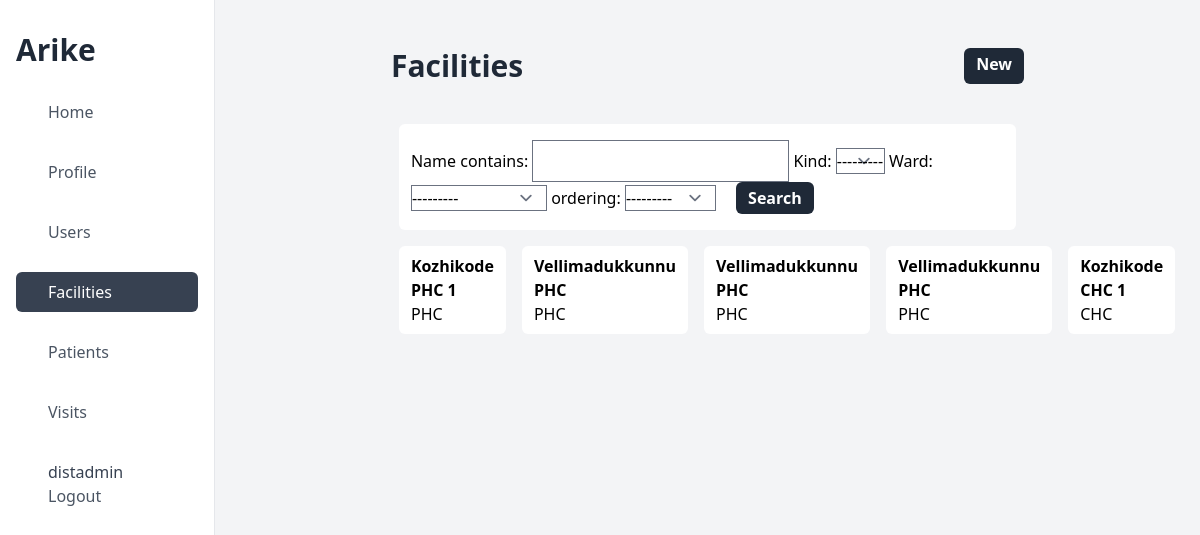
The page /list/facility (signed in) on the database its author committed.
### apps/models.py (models this page shows, shortened)
class CustomUser(AbstractUser):
    full_name = models.CharField(max_length=150, blank=True)
    role = models.CharField(choices=USER_ROLES, max_length=20, blank=False)
    phone = models.CharField(max_length=14, validators=[phone_number_regex])
    is_verified = models.BooleanField(default=False)
    district = models.ForeignKey(
        District, on_delete=models.PROTECT, blank=True, null=True
    )
    facility = models.ForeignKey(
        Facility, on_delete=models.PROTECT, blank=True, null=True
    )
    schedule_alert_time = models.DateTimeField(null=True)
    created_at = models.DateTimeField(auto_now_add=True)
    updated_at = models.DateTimeField(auto_now=True)
    deleted = models.BooleanField(default=False)

class Facility(models.Model):
    kind = models.CharField(max_length=10, choices=FACILITY_KIND)
    name = models.CharField(max_length=35)
    address = models.TextField(default="")
    pincode = models.CharField(max_length=6)
    phone = models.CharField(max_length=14, validators=[phone_number_regex])
    ward = models.ForeignKey(Ward, on_delete=models.PROTECT)
    created_at = models.DateTimeField(auto_now_add=True)
    updated_at = models.DateTimeField(auto_now=True)
    deleted = models.BooleanField(default=False)

### apps/views.py (the view)
# urls.py: path("list/facility", FacilityListView.as_view()),
class FacilityListView(LoginRequiredMixin, UserPermissionMixin, FilterView):
    permission_required = "District Admin"
    template_name = "Facility/list.html"
    context_object_name = "facilities"
    filterset_class = FacilityFilter
    def get_queryset(self):
        facilities = Facility.objects.filter(deleted=False)
        return facilities

### apps/Mixin.py (called while the page is built)
    def has_permission(self):
        perms = self.get_permission_required()
        if self.request.user.role in perms:
            return True
        else:
            return False

### apps/models.py (called while the page is built)
    def __str__(self):
        return self.name

### templates/Facility/list.html
{% extends "base_dashboard.html" %}
{% block content %}
    <div class="flex justify-between  my-8">
        <h1 class="text-3xl font-bold text-gray-800">Facilities</h1>
        <a class="bg-gray-800 text-white font-bold text-1xl px-3 py-1 rounded-md text-center" href="/create/facility">New</a>
    </div>
    <form class="px-3 py-4 bg-white m-2 rounded-md "method="get">
        {{ filter.form }}
        <button class="bg-gray-800 text-white font-bold text-1xl px-3 py-1 rounded-md text-center mx-4" type="submit">Search</button>
    </form>
    <div id="list_of_users" class="flex wrap">
        {% for facility in facilities %}
            <a class="px-3 py-2 bg-white m-2 rounded-md" href="/detail/facility/{{ facility.id }}">
                <p class="font-semibold">{{ facility.name }}</p>
                <p>{{ facility.kind }}</p>
            </a>
        {% endfor %}
    </div>
{% endblock content %}

### templates/base_dashboard.html (shortened to what this page needs)
{% load static tailwind_tags %}
<!DOCTYPE html>
<html lang="en">
<head>
    {% tailwind_css %}
    <script src="https://cdn.tailwindcss.com"></script>
</head>
<body>
    <div class="flex">
        <div class="flex flex-col w-64 h-screen px-4 py-8 overflow-y-auto border-r">
        <h2 class="text-3xl font-semibold text-left text-gray-800">Arike</h2>
        <div class="flex flex-col justify-between mt-6">
            <aside>
            <ul>
                <li>
                <a class="flex items-center px-4 py-2 text-gray-600 rounded-md  hover:bg-gray-200 {% if request.path == '/' %} text-white bg-gray-700 {% endif %}" href="/">
                    <span class="mx-4 font-medium">Home</span>
                </a>
                </li>
                <li>
                    <a class="flex items-center px-4 py-2 mt-5 text-gray-600 rounded-md hover:bg-gray-200 {% if '/detail/user/' in request.path %} text-white bg-gray-700 {% endif %}" href="/detail/user/{{ request.user.id }}">
                        <span class="mx-4 font-medium">Profile </span>
                    </a>
                </li>
                {% if request.user.role == "District Admin" %}
                <li>
                <a class="flex items-center px-4 py-2 mt-5 text-gray-600 rounded-md hover:bg-gray-200 {% if '/list/users' in request.path %} text-white bg-gray-700 {% endif %}" href="/list/users">
                    <span class="mx-4 font-medium">Users</span>
                </a>
                </li>
                {% endif %}
                {% if request.user.role == "District Admin" %}
                <li>
                    <a class="flex items-center px-4 py-2 mt-5 text-gray-600 rounded-md hover:bg-gray-200 {% if '/list/facility' in request.path %} text-white bg-gray-700 {% endif %}" href="/list/facility">
                        <span class="mx-4 font-medium">Facilities </span>
                    </a>
                </li>
                {% endif %}
                <li>
                    <a class="flex items-center px-4 py-2 mt-5 text-gray-600 rounded-md hover:bg-gray-200 {% if '/list/patient' in request.path %} text-white bg-gray-700 {% endif %}" href="/list/patient">
                        <span class="mx-4 font-medium">Patients </span>
                    </a>
                </li>
                <li>
                    <a class="flex items-center px-4 py-2 mt-5 text-gray-600 rounded-md hover:bg-gray-200 {% if '/list/visitschedule' in request.path %} text-white bg-gray-700 {% endif %}" href="/list/visitschedule">
                        <span class="mx-4 font-medium">Visits </span>
                    </a>
                </li>
                <li>
                    <a class="flex flex-col items-start px-4 py-2 mt-5 text-gray-600 rounded-md hover:bg-gray-200" href="/logout">
                        <span class="mx-4 text-gray-700 font-medium">{{ request.user }}</span>
                        <span class="mx-4 font-medium">Logout </span>
                    </a>
                </li>
            </ul>
            </aside>
        </div>
        </div>
        <div class="w-screen h-screen p-4  overflow-y-auto bg-gray-100">
        <div class="flex flex-col px-40">
            {% block content %}
            {% endblock content %}
        </div>
    </div>
</body>
</html>

### rows shown on the page
CustomUser: user "distadmin"
Facility: name "Kozhikode PHC 1", kind "PHC"
Facility: name "Vellimadukkunnu PHC", kind "PHC"
Facility: name "Vellimadukkunnu PHC", kind "PHC"
Facility: name "Vellimadukkunnu PHC", kind "PHC"
Facility: name "Kozhikode CHC 1", kind "CHC"
